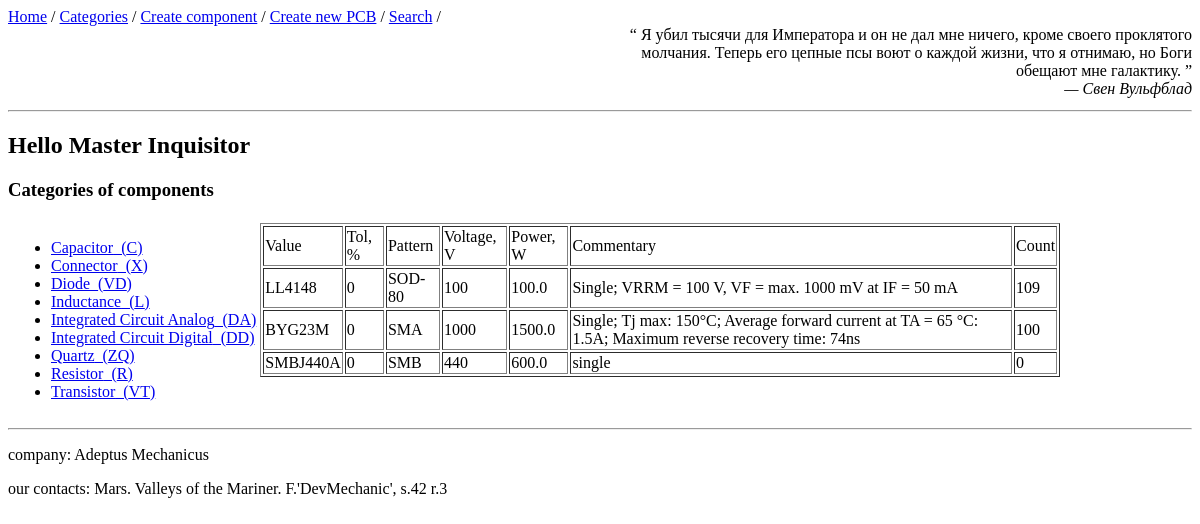
The page /categories/diode on the database as committed earlier.
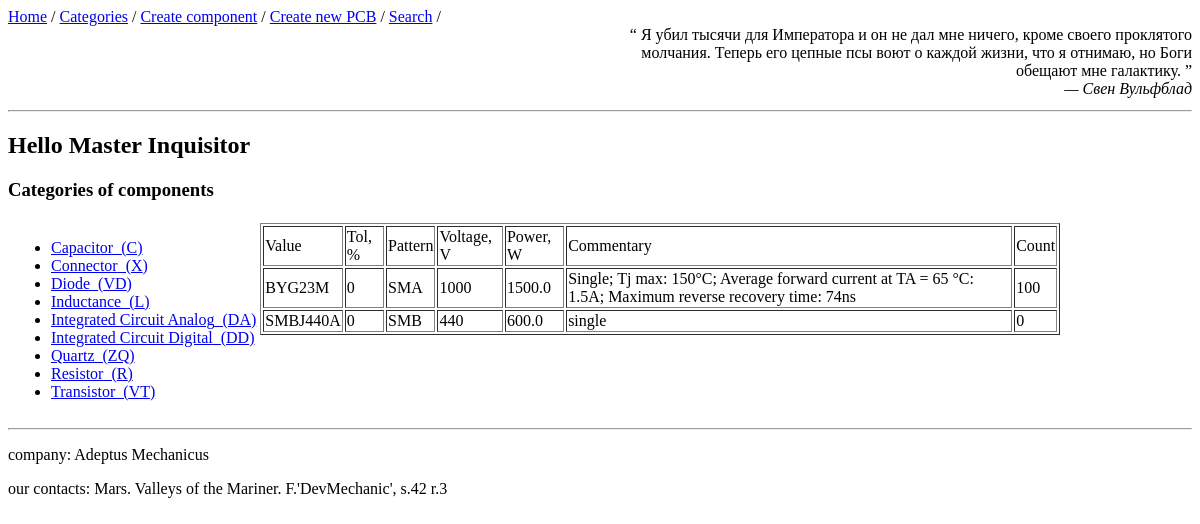
The same page on the database as committed later.
### app_comp/models.py (models this page shows, shortened)
class Category(db.Model):
    __tablename__ = 'categories'
    id = db.Column(db.Integer, primary_key=True)
    name = db.Column(db.String(128), unique=True, index=True, nullable=False)
    refdes = db.Column(db.String(15), nullable=False)
    components = db.relationship('Component',
                                 backref='category',
                                 lazy=True,
                                 cascade='all, delete-orphan')

class Component(db.Model):
    __tablename__ = 'components'
    id = db.Column(db.Integer, primary_key=True)
    value = db.Column(db.String(128), index=True, nullable=False)
    tolerance = db.Column(db.Integer, default=None)   # %
    voltage = db.Column(db.Integer, default=None)  # V
    power = db.Column(db.Float, default=None)   # W
    count = db.Column(db.Integer, default=0)
    comment = db.Column(db.Text)
    category_name = db.Column(db.String(128), db.ForeignKey("categories.name"))
    pattern_name = db.Column(db.String(128), db.ForeignKey("patterns.name"))
    pcboards = db.relationship("AssociatedCompPcb",
                               back_populates='component')
    def get_parameters_as_dict(self) -> dict:
        return {"value": self.value,
                "tol, %": self.tolerance,
                "pattern": self.pattern_name,
                "voltage, V": self.voltage,
                "power, W": self.power,
                "commentary": self.comment,
                "Count": self.count
                }

### app_comp/views.py (the view)
@app.route('/categories/<string:type_category>', methods=['get'])
def categories(type_category='menu'):
    all_cat = db.session.query(Category).order_by(Category.name).all()
    category = type_category
    if category != 'menu':
        components_from_category = dbt.get_components_from_category(category, Component)
        if components_from_category:
            temp_bd['quote'] = random_quote()
            return render_template("categories.html",
                                   title='menu Categories',
                                   all_categories=all_cat,
                                   components_of_category=components_from_category,
                                   bd=temp_bd, )
        else:
            return redirect(url_for("categories", type_category='menu'))
    else:
        temp_bd['quote'] = random_quote()
        return render_template("categories.html",
                               title='Categories',
                               all_categories=all_cat,
                               bd=temp_bd,)

### app_comp/tools/database_tools.py (called while the page is built)
def get_components_from_category(category, *args):
    filter_param = Component.category_name == category
    cat_components = db.session.query(*args).filter(filter_param).all()
    return cat_components

### app_comp/tools/quotes.py (called while the page is built)
def get_json_data(path_):
    with open(path_, 'r') as json_object:
        json_data = json.load(json_object)
    return json_data

def random_quote(path=path_to_json):
    quotes = get_json_data(path)
    return random.choice(quotes)

### app_comp/templates/categories.html
{% extends 'base.html'%}
{% block content %}
<h3> Categories of components </h3>
<table>
    <tr>
    <td valign="top" align="left">{% include "categories_part/category_menu.html" %}</td>
    <td valign="top" align="center" width="800px">{% include "categories_part/category_content.html" %}</td>
    </tr>
</table>
{% endblock %}

### app_comp/templates/base.html (shortened to what this page needs)
<!DOCTYPE html>
<html lang="en">
    <head>
        <link rel="stylesheet" href="/static/style.css" >
    </head>
    <header>
        {% include "navigation.html" %}
        {% include "rand_quotes.html" %}
    </header>
    <body>
    <hr>
        <h2>Hello {{bd.user}}</h2>
        {% block content %}
        {% endblock %}
    </body>
    <footer>
        <hr>
        <p>company: {{bd.company}}</p>
        <div>our contacts: {{bd.contacts}}</div>
	</footer>
</html>

### app_comp/templates/navigation.html
<nav>
    <a href="{{ url_for('index') }}">Home</a> /
    <a href="{{ url_for('categories', type_category='menu') }}">Categories</a> /
    <a href="{{ url_for('create_component') }}">Create component</a> /
    <a href="{{ url_for('create_pcb') }}">Create new PCB</a> /
    <a href="{{ url_for('index') }}">Search</a> /
</nav>

### app_comp/templates/rand_quotes.html (shortened to what this page needs)
{% if bd.quote %}
<div class=main>
    <div class=right>
        <q> {{bd.quote[0]}} </q><br>
        <cite> {{bd.quote[1]}} </cite>
    </div>
</div>
{% else %}
<p align="right">
    well, and what you want?
</p>
{% endif %}

### app_comp/templates/categories_part/category_menu.html (shortened to what this page needs)
<ul>
    {% for cat in all_categories %}
        <li>
            <a href="{{ url_for('categories', type_category=cat.name) }}">
                {{cat.name|title}}_({{cat.refdes}})
            </a>
         </li>
    {% endfor %}
</ul>

### app_comp/templates/categories_part/category_content.html
<div>
{% if components_of_category %}
    <table align="center" border="1px">
        <tr>
        {% for key in components_of_category[0].get_parameters_as_dict().keys() %}
            <td>{{ key.title() }}</td>
        {% endfor %}
        </tr>
        {% for comp in components_of_category %}
        <tr>
            {% for value in comp.get_parameters_as_dict().values() %}
            <td> {{value}}</td>
            {% endfor %}
        </tr>
        {% endfor %}
    </table>
{% else %}
    <img width="350px" src="../static/images/AM_icon.jpg" alt="Adeptus Mechanicus are wait">
{% endif %}
</div>

### app_comp/static/style.css (style rules this page uses)
.main { display: inline-block; width:100%; }
.right { display: inline-block; width:50%; float: right; text-align:right; }

Rows that differ between the two databases and show on the page:
removed Component: value "LL4148", values "0" "100" "109", pattern_name "SOD-80", power "100.0", comment "Single; VRRM = 100 V, VF = max. 1000 mV at IF = 50 mA"
